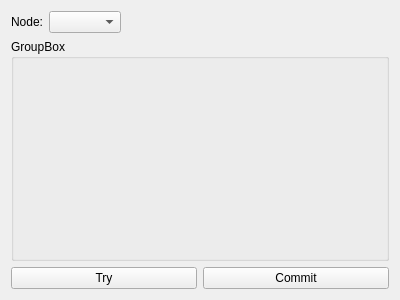
<?xml version="1.0" encoding="UTF-8"?>
<ui version="4.0">
 <class>ConstructView</class>
 <widget class="QWidget" name="ConstructView">
  <property name="geometry">
   <rect>
    <x>0</x>
    <y>0</y>
    <width>400</width>
    <height>300</height>
   </rect>
  </property>
  <property name="windowTitle">
   <string>Form</string>
  </property>
  <layout class="QVBoxLayout" name="verticalLayout">
   <item>
    <layout class="QHBoxLayout" name="horizontalLayout_2">
     <property name="sizeConstraint">
      <enum>QLayout::SetDefaultConstraint</enum>
     </property>
     <item>
      <widget class="QLabel" name="label">
       <property name="text">
        <string>Node:</string>
       </property>
      </widget>
     </item>
     <item>
      <widget class="QComboBox" name="comboBox"/>
     </item>
     <item>
      <spacer name="horizontalSpacer">
       <property name="orientation">
        <enum>Qt::Horizontal</enum>
       </property>
       <property name="sizeHint" stdset="0">
        <size>
         <width>40</width>
         <height>20</height>
        </size>
       </property>
      </spacer>
     </item>
    </layout>
   </item>
   <item>
    <widget class="Logic_Construct" name="groupBox">
     <property name="sizePolicy">
      <sizepolicy hsizetype="Expanding" vsizetype="Expanding">
       <horstretch>0</horstretch>
       <verstretch>0</verstretch>
      </sizepolicy>
     </property>
     <property name="title">
      <string>GroupBox</string>
     </property>
    </widget>
   </item>
   <item>
    <layout class="QHBoxLayout" name="horizontalLayout">
     <item>
      <widget class="QPushButton" name="pushButton">
       <property name="text">
        <string>Try</string>
       </property>
      </widget>
     </item>
     <item>
      <widget class="QPushButton" name="pushButton_2">
       <property name="text">
        <string>Commit</string>
       </property>
      </widget>
     </item>
    </layout>
   </item>
  </layout>
 </widget>
 <customwidgets>
  <customwidget>
   <class>Logic_Construct</class>
   <extends>QGroupBox</extends>
   <header>widgets.Logic_Construct</header>
   <container>1</container>
  </customwidget>
 </customwidgets>
 <resources/>
 <connections/>
</ui>
